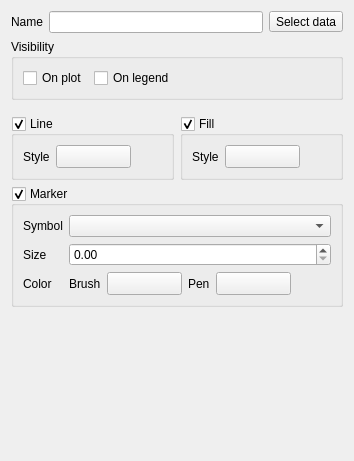
         <widget class="QWidget" name="curvePage">
          <layout class="QVBoxLayout" name="verticalLayout_10">
           <item>
            <layout class="QHBoxLayout" name="horizontalLayout_44">
             <item>
              <widget class="QLabel" name="label_84">
               <property name="text">
                <string>Name</string>
               </property>
              </widget>
             </item>
             <item>
              <widget class="QLineEdit" name="curveNameLineEdit"/>
             </item>
             <item>
              <widget class="QToolButton" name="curveSelectDataButton">
               <property name="text">
                <string>Select data</string>
               </property>
              </widget>
             </item>
            </layout>
           </item>
           <item>
            <widget class="QGroupBox" name="groupBox_8">
             <property name="title">
              <string>Visibility</string>
             </property>
             <layout class="QHBoxLayout" name="horizontalLayout_47">
              <item>
               <widget class="QCheckBox" name="curveOnPlotCheckBox">
                <property name="text">
                 <string>On plot</string>
                </property>
               </widget>
              </item>
              <item>
               <widget class="QCheckBox" name="curveOnLegendCheckBox">
                <property name="text">
                 <string>On legend</string>
                </property>
               </widget>
              </item>
              <item>
               <spacer name="horizontalSpacer_39">
                <property name="orientation">
                 <enum>Qt::Horizontal</enum>
                </property>
                <property name="sizeHint" stdset="0">
                 <size>
                  <width>40</width>
                  <height>20</height>
                 </size>
                </property>
               </spacer>
              </item>
             </layout>
            </widget>
           </item>
           <item>
            <layout class="QHBoxLayout" name="horizontalLayout_45">
             <property name="topMargin">
              <number>10</number>
             </property>
             <item>
              <widget class="QGroupBox" name="curveLineGroupBox">
               <property name="title">
                <string>Line</string>
               </property>
               <property name="checkable">
                <bool>true</bool>
               </property>
               <layout class="QFormLayout" name="formLayout_18">
                <item row="0" column="0">
                 <widget class="QLabel" name="label_93">
                  <property name="text">
                   <string>Style</string>
                  </property>
                 </widget>
                </item>
                <item row="0" column="1">
                 <widget class="QToolButton" name="curveLineStyleButton">
                  <property name="minimumSize">
                   <size>
                    <width>75</width>
                    <height>0</height>
                   </size>
                  </property>
                  <property name="text">
                   <string/>
                  </property>
                 </widget>
                </item>
               </layout>
              </widget>
             </item>
             <item>
              <widget class="QGroupBox" name="curveFillGroupBox">
               <property name="title">
                <string>Fill</string>
               </property>
               <property name="checkable">
                <bool>true</bool>
               </property>
               <layout class="QFormLayout" name="formLayout_19">
                <item row="0" column="0">
                 <widget class="QLabel" name="label_85">
                  <property name="text">
                   <string>Style</string>
                  </property>
                 </widget>
                </item>
                <item row="0" column="1">
                 <widget class="QToolButton" name="curveFillButton">
                  <property name="minimumSize">
                   <size>
                    <width>75</width>
                    <height>0</height>
                   </size>
                  </property>
                  <property name="text">
                   <string/>
                  </property>
                 </widget>
                </item>
               </layout>
              </widget>
             </item>
            </layout>
           </item>
           <item>
            <widget class="QGroupBox" name="curveMarkerGroupBox">
             <property name="title">
              <string>Marker</string>
             </property>
             <property name="checkable">
              <bool>true</bool>
             </property>
             <layout class="QFormLayout" name="formLayout_9">
              <item row="0" column="0">
               <widget class="QLabel" name="label_39">
                <property name="text">
                 <string>Symbol</string>
                </property>
               </widget>
              </item>
              <item row="0" column="1">
               <widget class="QComboBox" name="curveMarkerSymbolComboBox"/>
              </item>
              <item row="2" column="0">
               <widget class="QLabel" name="curveMarkerSizeLabel">
                <property name="text">
                 <string>Size</string>
                </property>
               </widget>
              </item>
              <item row="2" column="1">
               <widget class="QDoubleSpinBox" name="curveMarkerSizeDSpinBox"/>
              </item>
              <item row="3" column="1">
               <layout class="QHBoxLayout" name="horizontalLayout_41">
                <item>
                 <widget class="QLabel" name="label_81">
                  <property name="text">
                   <string>Brush</string>
                  </property>
                 </widget>
                </item>
                <item>
                 <widget class="QToolButton" name="curveMarkerBrushColorButton">
                  <property name="minimumSize">
                   <size>
                    <width>75</width>
                    <height>0</height>
                   </size>
                  </property>
                  <property name="text">
                   <string/>
                  </property>
                 </widget>
                </item>
                <item>
                 <widget class="QLabel" name="label_82">
                  <property name="text">
                   <string>Pen</string>
                  </property>
                 </widget>
                </item>
                <item>
                 <widget class="PenButton" name="curveMarkerPenButton">
                  <property name="minimumSize">
                   <size>
                    <width>75</width>
                    <height>0</height>
                   </size>
                  </property>
                  <property name="text">
                   <string/>
                  </property>
                 </widget>
                </item>
                <item>
                 <spacer name="horizontalSpacer_34">
                  <property name="orientation">
                   <enum>Qt::Horizontal</enum>
                  </property>
                  <property name="sizeHint" stdset="0">
                   <size>
                    <width>40</width>
                    <height>20</height>
                   </size>
                  </property>
                 </spacer>
                </item>
               </layout>
              </item>
              <item row="3" column="0">
               <widget class="QLabel" name="label_83">
                <property name="text">
                 <string>Color</string>
                </property>
               </widget>
              </item>
             </layout>
            </widget>
           </item>
           <item>
            <spacer name="verticalSpacer_5">
             <property name="orientation">
              <enum>Qt::Vertical</enum>
             </property>
             <property name="sizeHint" stdset="0">
              <size>
               <width>20</width>
               <height>143</height>
              </size>
             </property>
            </spacer>
           </item>
          </layout>
         </widget>
